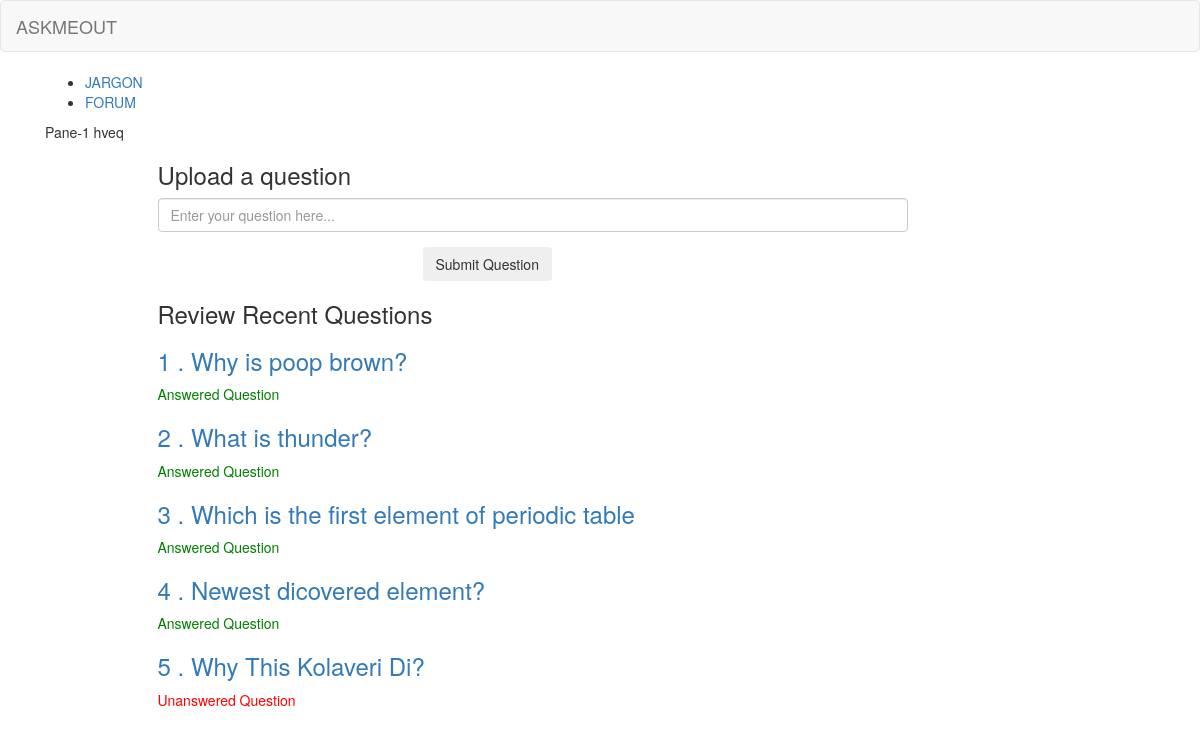
The app's page /forum/ with its own data.
### app/models.py (models this page shows)
class Question(models.Model):
	name = models.TextField(max_length = 500)
	uid = models.CharField(max_length=500)
	qid=models.IntegerField(primary_key=True)
	boolValue = models.BooleanField(default=False)

### app/views.py (the view)
# urls.py: url(r'^forum/', views.forum),
def forum(request):
    questions = Question.objects.all()
    return render(request, 'forum.html',{'questions':questions})

### app/templates/forum.html (shortened to what this page needs)
{% extends 'base.html' %}
{% block content %}
<ul class="mui-tabs__bar mui-tabs__bar--justified">
  <li><a a href="/jargon" data-mui-toggle="tab" data-mui-controls="pane-justified-1">JARGON</a></li>
  <li class="mui--is-active"><a a href="/forum" data-mui-toggle="tab" data-mui-controls="pane-justified-2">FORUM</a></li>
</ul>
<div class="mui-tabs__pane" id="pane-justified-1">Pane-1 hveq </div>
 <div>
<div class="top-content">
            <div class="inner-bg">
                <div class="container">
                    <div class="row">
                        <div class="col-sm-8 col-sm-offset-1 text">
                            <h3> Upload a question </h3>
                        </div>
                    </div>
                    <div class="row">
                        <div class="col-sm-8 col-sm-offset-1 form-box">
                            <div class="form-bottom contact-form">
                                <form role="form" action="/sentQues/" method="post">{% csrf_token %}
                                    <div class="form-group">
                                        <input type="text" name="qname" placeholder="Enter your question here..." class="contactqname form-control" id="qname">
                                    </div>
                                    <div class="col-sm-8 col-sm-offset-4 form-box">
                                    <button type="submit" class="btn">Submit Question</button>
                                </div>
                                </form>
                            </div>
                        </div>
                        <div class="col-sm-8 col-sm-offset-1 form-box">
                        <h3>Review Recent Questions</h3>
                        {% for question in questions %}
                                <div class="question">
                                     <h3><a href="/questionDetail/{{question.qid}}">{{ question.qid }} . {{ question.name }} </a></h3>
                                    {% if question.boolValue is True %}
                                    <p style="color:green">Answered Question</p>
                                    {% else %}
                                    <p style="color:red">Unanswered Question</p>
                                    {% endif %}
                                </div>
                            {% endfor %}
                        </div>
                    </div>
                </div>
            </div>
        </div>
</div>
{% endblock %}

### app/templates/base.html (shortened to what this page needs)
{% load staticfiles %}
<html>
    <head>
        <link rel="stylesheet" type="text/css" href="{% static 'bootstrap/css/bootstrap.min.css' %}">
        <link href="//cdn.muicss.com/mui-0.9.35/css/mui.min.css" rel="stylesheet" type="text/css" />
    </head>
    <body>
        <nav class="navbar navbar-default">
          <div class="container-fluid">
            <div class="navbar-header">
              <a class="navbar-brand" href="/ask">ASKMEOUT</a>
            </div>
            <div class="collapse navbar-collapse" id="bs-example-navbar-collapse-1">
            </div>
          </div>
        </nav>
        <div class="container">
        <div class="content container">
            <div class="row">
                <div class="col-md-8">
                    {% block content %}
                    {% endblock %}
                </div>
            </div>
        </div>
    </div>
    </body>
</html>

### records on screen
Question: qid "1", name "Why is poop brown?", boolValue "Answered Question"
Question: qid "2", name "What is thunder?", boolValue "Answered Question"
Question: qid "3", name "Which is the first element of periodic table", boolValue "Answered Question"
Question: qid "4", name "Newest dicovered element?", boolValue "Answered Question"
Question: qid "5", name "Why This Kolaveri Di?", boolValue "Unanswered Question"
